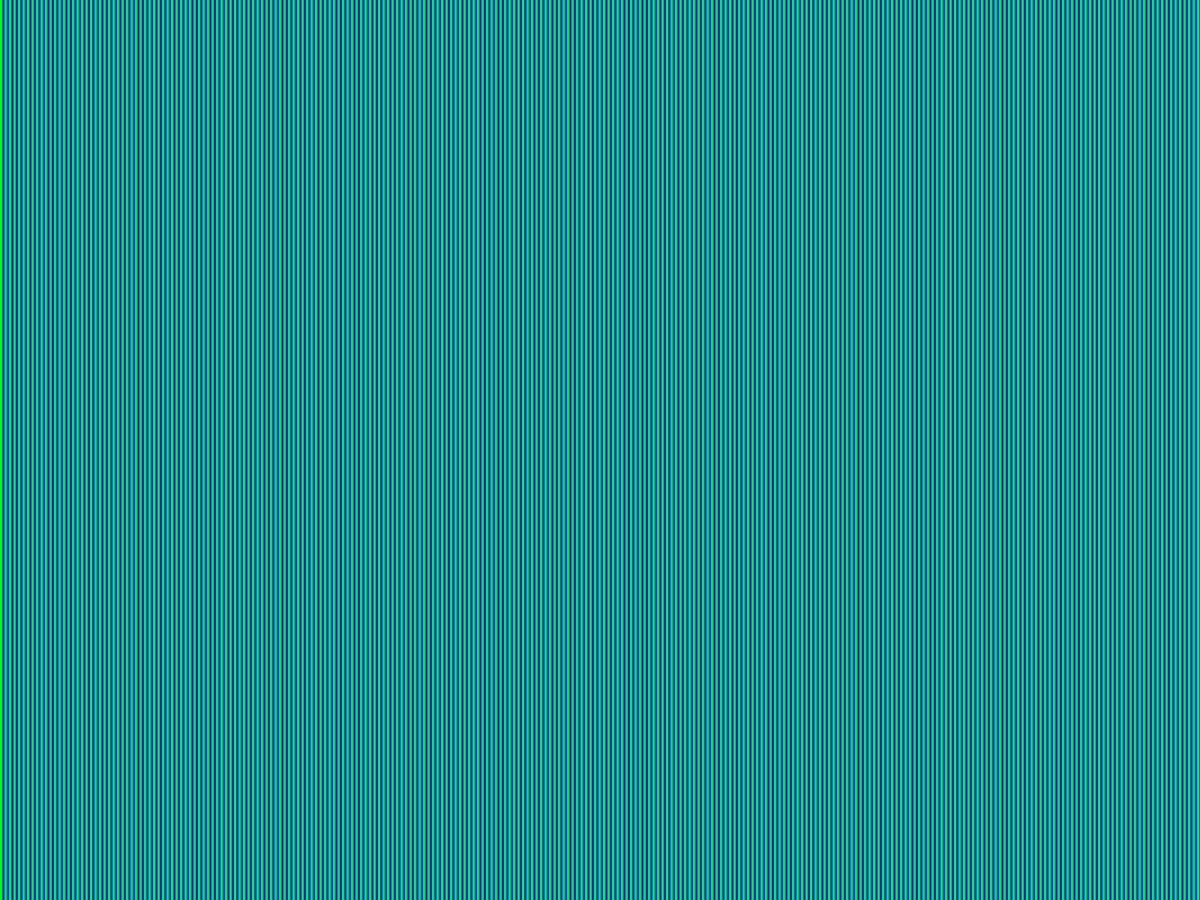
Frame 1 (no input)
Frame 60 (the mouse pressed at the canvas centre just before this capture): identical to frame 1, image omitted
Frame 120 (the mouse held since frame 60 and released just before this capture): identical to frame 1, image omitted

The Processing sketch that drew this single still picture (run headless with seeded random() and noise(); from frame 60 on, the mouse is pressed at the canvas centre):

// Processing sketch: PixelFight
// ── PixelFight.pde
Cell[][] cells;

final float size = 3;
int x; 
int y;

boolean PAUSE;

void setup() {
  fullScreen();
  //colorMode(HSB);
  reset();
}

void draw() {
  if (!PAUSE) {
    iterate() ;
  }
}

void reset() {
  background(0);
  colorMode(HSB);
  PAUSE = true;

  x = int(width / size);
  y = int(height / size);

  cells = new Cell[x][y];
  
  color a = color(random(255), 255, 255);
  color b = color(255 - hue(a), 255, 255);

  for (int i = 0; i < cells.length; i++)
    for (int j = 0; j < cells[0].length; j++) {
      cells[i][j] = new Cell(i * size, j * size, decide(i, j), size,a, b) ;// color(255));//color(random(255), 255, 255));
      cells[i][j].update();
    }
}

boolean decide(int i, int j) {
  //return random(1) < .5;
  //return i < cells.length / 2;
  //return (i * j) % 6 == 0;
  return i % 2 == 0;
}

void iterate() {
  for (int j = 0; j < cells[0].length; j++)
    for (int i = 0; i < cells.length; i++) {
      Cell current = cells[i][j];
      boolean state = current.state;

      int neighbors = 0;

      for (int i2 = -1; i2 <= 1; i2++)
        for (int j2 = -1; j2 <= 1; j2++) {
          if (!(i2 == 0 & j2 == 0)) {
            int i3 = mod((i + i2), cells.length);
            int j3 = mod((j + j2), cells[0].length);
            if (cells[i3][j3].state)
              neighbors++;
          }
        }
      int n = 5;
      int m = 8;
      boolean b = random(1) < .025;
      if (state) {
        if ((neighbors < n && neighbors > 0 ) && b) state = false;
        else  if ((neighbors > m - n && neighbors < 8) && b) state = false;
      } else {
        if ((neighbors > m - n && neighbors < 8) && b) state = true;
        else  if ((neighbors < n && neighbors > 0 ) && b) state = true;
      }
      //if(!state){ 
      //  n = m - n;
      //  m = 0;
      //}
      
      //if(neighbors < n && neighbors != m && b) state = !state;


      cells[i][j].next(state, neighbors);
    }

  for (int i = 0; i < cells.length; i++)
    for (int j = 0; j < cells[0].length; j++) {
      cells[i][j].update();
    }
}

void killAll() {
  for (int i = 0; i < cells.length; i++)
    for (int j = 0; j < cells[0].length; j++) {
      cells[i][j].nextState = false;
      cells[i][j].update();
    }
}



void mousePressed() {
  int i = int((mouseX - 1)/ size);
  int j = int((mouseY - 1)/ size);
  Cell c = cells[i][j];
  if (c.state) {
    c.nextState = false;
  } else {
    c.nextState = true;
  } 
  c.update();
}

void mouseDragged() {
  mousePressed();
}

void keyPressed() {
  switch(key) {
  case ' ':
    PAUSE = !PAUSE;
    break;
  case 's':
    PAUSE = true;
    iterate();
    break;
  case 'r':
    reset();
    break;
  case 'k':
    killAll();
  }
}

int mod(int value, int mod) {
  return (value % mod + mod) % mod;
}
// ── Cell.pde
 class Cell {
  float x, y;
  float size;
  boolean state;
  boolean nextState;
  int lastNeighbors;
  color a, b;

  Cell(float x, float y, boolean state, float size, color on, color off) {
    this.x = x;
    this.y = y;
    this.state = !state;
    this.nextState = state;
    this.size = size;
    this.a = on;
    this.b = off;
  }

  void next(boolean state, int neighbors) {
    this.nextState = state;
    this.lastNeighbors = neighbors;
  }

  void update() {
    if (this.state != this.nextState) {
      color c = (this.state) ? color(a) : color(b);
      this.state = this.nextState;
      this.show(c);
    }
  }
  void show(color c) {
    pushMatrix();
    noStroke();
    fill(c);
    rect(this.x, this.y, this.size, this.size);
    popMatrix();
  }
}
